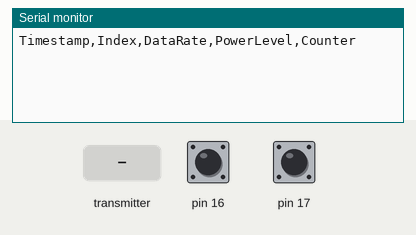
Simulated run of this sketch. Board: Arduino Mega 2560, built with avr-gcc and run on an emulated ATmega2560. Shown: the last lines printed to the serial monitor. The inputs (shaded band) are chosen by the test bench; at power-on: pin 16 HIGH, pin 17 HIGH. No radio packets arrive unless stated.

Above: at 1.2 s.
1.3 s: the transmitter starts sending index = 0
At 1.37 s:
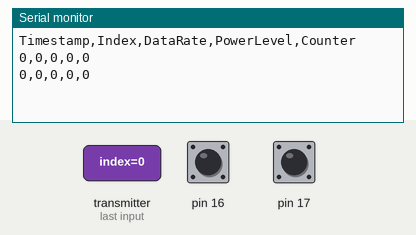
3.2 s: the transmitter starts sending timestamp = 256
At 3.21 s:
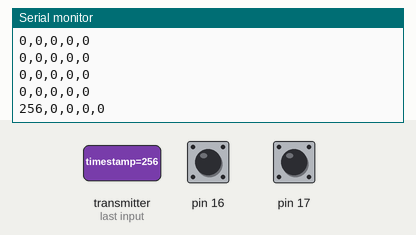
4.7 s: the transmitter starts sending dataRate = 64
At 4.77 s:
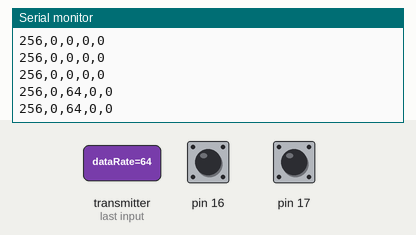
6.2 s: the transmitter starts sending powerLevel = 64
At 6.22 s:
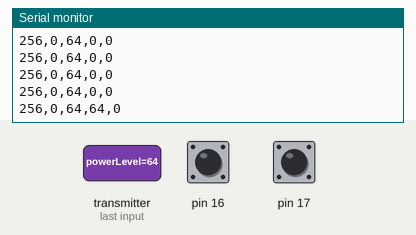
7.7 s: the transmitter starts sending counter = 64
At 7.77 s:
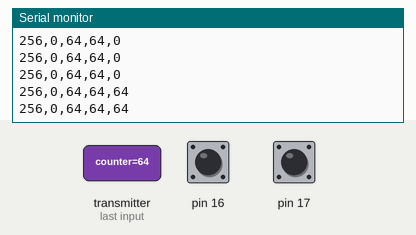
9.2 s: the transmitter starts sending index = 256
At 9.27 s:
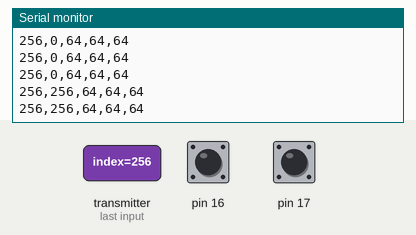

The sketch:

RX_combo.ino
```cpp
#include <SPI.h>
#include <nRF24L01.h>
#include <RF24.h>

const uint64_t pipeIn = 0xE8E8F0F0E1LL;
RF24 radio(34, 10);

struct packet {
  uint32_t index;
  uint32_t timestamp;
  uint8_t dataRate;
  uint8_t powerLevel;
  uint8_t counter;
};

packet data;

void setDataRate() {
  int s4 = digitalRead(17);
  int s3 = digitalRead(16);

  if (s3 == LOW && s4 == LOW) {
    radio.setDataRate(RF24_250KBPS);
  } else if (s3 == LOW && s4 == HIGH) {
    radio.setDataRate(RF24_1MBPS);
  } else {
    radio.setDataRate(RF24_2MBPS);
  }
}

void setup() {
  Serial.begin(115200);
  while (!Serial) {}

  Serial.println("Timestamp,Index,DataRate,PowerLevel,Counter");

  pinMode(16, INPUT);
  pinMode(17, INPUT);

  radio.begin();
  radio.setAutoAck(false);

  setDataRate();

  radio.openReadingPipe(1, pipeIn);
  radio.startListening();
}

void loop() {
  while (radio.available()) {
    radio.read(&data, sizeof(packet));

    Serial.print(data.timestamp);
    Serial.print(",");
    Serial.print(data.index);
    Serial.print(",");
    Serial.print(data.dataRate);
    Serial.print(",");
    Serial.print(data.powerLevel);
    Serial.print(",");
    Serial.println(data.counter);
  }
}
```

Measured:
- after the input at 1.3 s, the serial monitor: prints a new line at once (image 1)
- after the input at 3.2 s, the serial monitor: prints a new line at once (image 2)
- after the input at 4.7 s, the serial monitor: prints a new line at once (image 3)
- after the input at 6.2 s, the serial monitor: prints a new line at once (image 4)
- after the input at 7.7 s, the serial monitor: prints a new line at once (image 5)
- after the input at 9.2 s, the serial monitor: prints a new line at once (image 6)
